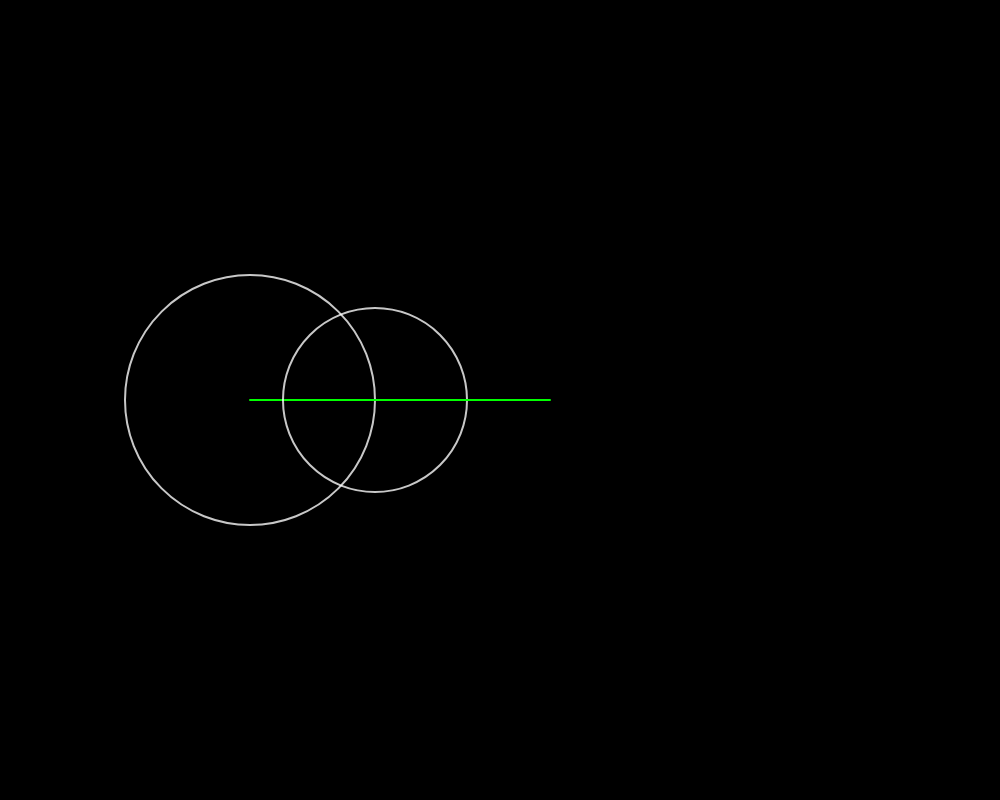
Frame 1 (no input)
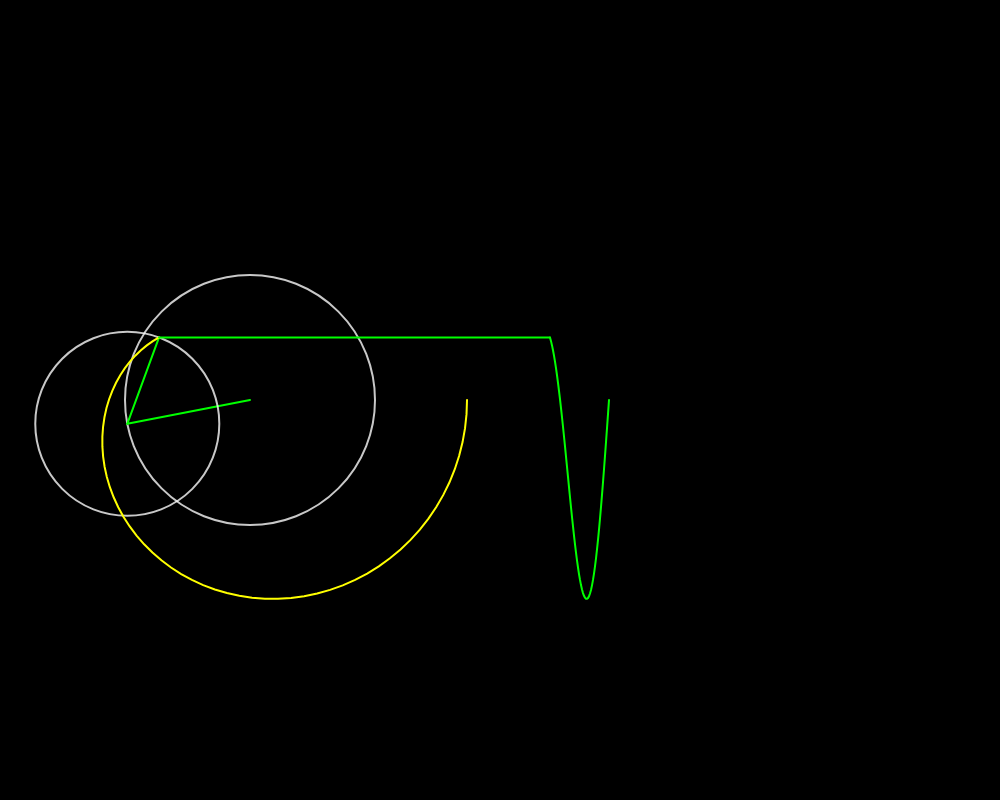
Frame 60 (no input)
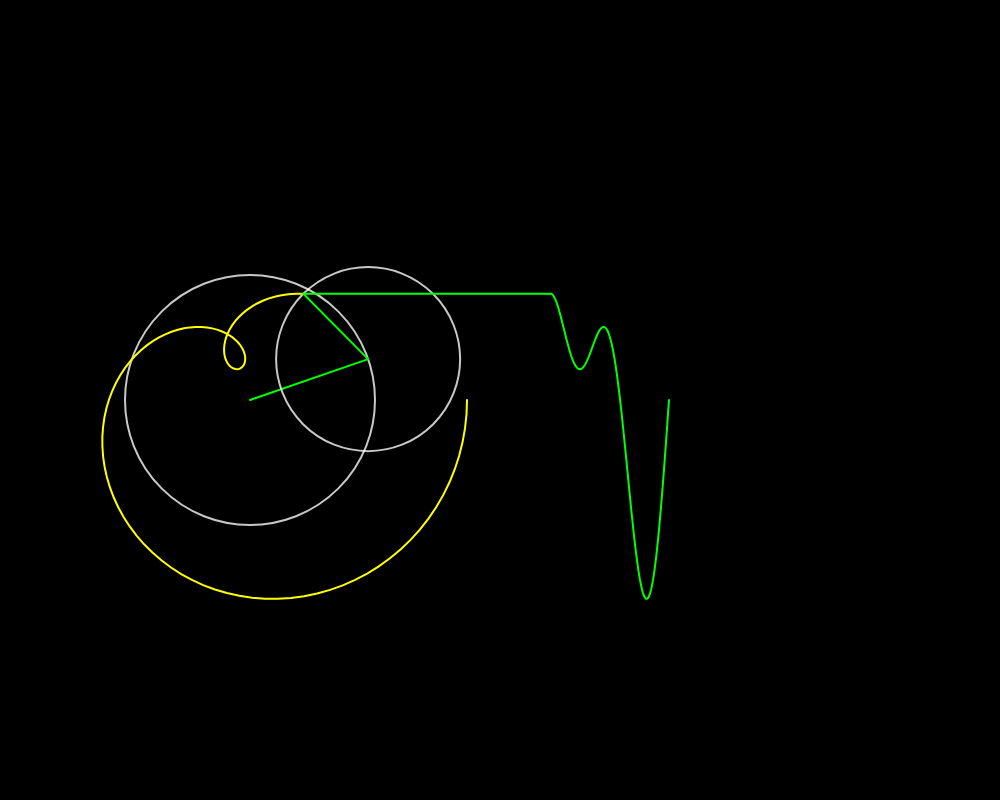
Frame 120 (the mouse pressed at the canvas centre since frame 60)

The p5.js sketch that drew these frames (run headless with seeded random() and noise() and a simulated clock; from frame 60 on, the mouse is pressed at the canvas centre):

// p5.js sketch
// ── sketch.js

let earth = 365;
let venus = 225;
let wave = [];
let orbit = [];
let t =0;

function setup() {
  createCanvas(1000, 800);
  
  background(0);
  strokeWeight(2)
  translate(width / 4, height / 2);
  //angleMode(DEGREES)
}

function draw() {
  background(0);
  translate(width / 4, height / 2);
  noFill();
  stroke(255);

  //set earth center
  let x =0;
  let y=0;
  
  
  
  for (let i = 0; i < 2; i++) {
    
    let prevx=x;
    let prevy=y
    
    // get radius offset
    let n = 1+i*(9/12.555)
    //print(n)
    
    let radius = 250/(n+1)
  
     
    x+= radius * cos((n)* t)
    y+= radius * sin((n)* t)
    
    // draw light circle
    stroke(255,200)
    ellipse(prevx,prevy,radius*2)

    // draw darker line
    stroke(0,255,0,255)
    line(prevx,prevy,x,y)
    
    
  }

    // save ly as a point in the wave
    wave.unshift(y);
    orbit.unshift({ x: x, y: y });

   
  // show orbit
  stroke(255, 255, 0);
  beginShape();
  noFill();
  for (let i = 0; i < orbit.length; i++) {
    vertex(orbit[i].x, orbit[i].y);
  }
  endShape();

  /// show wave
  translate(300, 0);
  stroke(0, 255, 0);
  line(x - 300, y, 0, wave[0]);
  beginShape();
  noFill();
  for (let i = 0; i < wave.length; i++) {
    vertex(i, wave[i]);
  }
  endShape();
  
  
  // increace time
  
  t=t+0.05;

  // clean up wave array
  if (wave.length > 800) {
    wave.pop();
  }

  if (orbit.length > 800) {
    orbit.pop();
  }
  
  
}

// ── style.css
 html, body {
    height: 100%;
  }
  
  body {
    padding: 3%;
      margin: 0;
      color: #66FF00;
      background-color: rgb(73, 5, 5);
      font-size: large;
      text-align: center;
      font-family: monospace; 
    /* This centers our sketch horizontally. */
    justify-content: center;
  
    /* This centers our sketch vertically.  
    align-items: center;*/
  }
